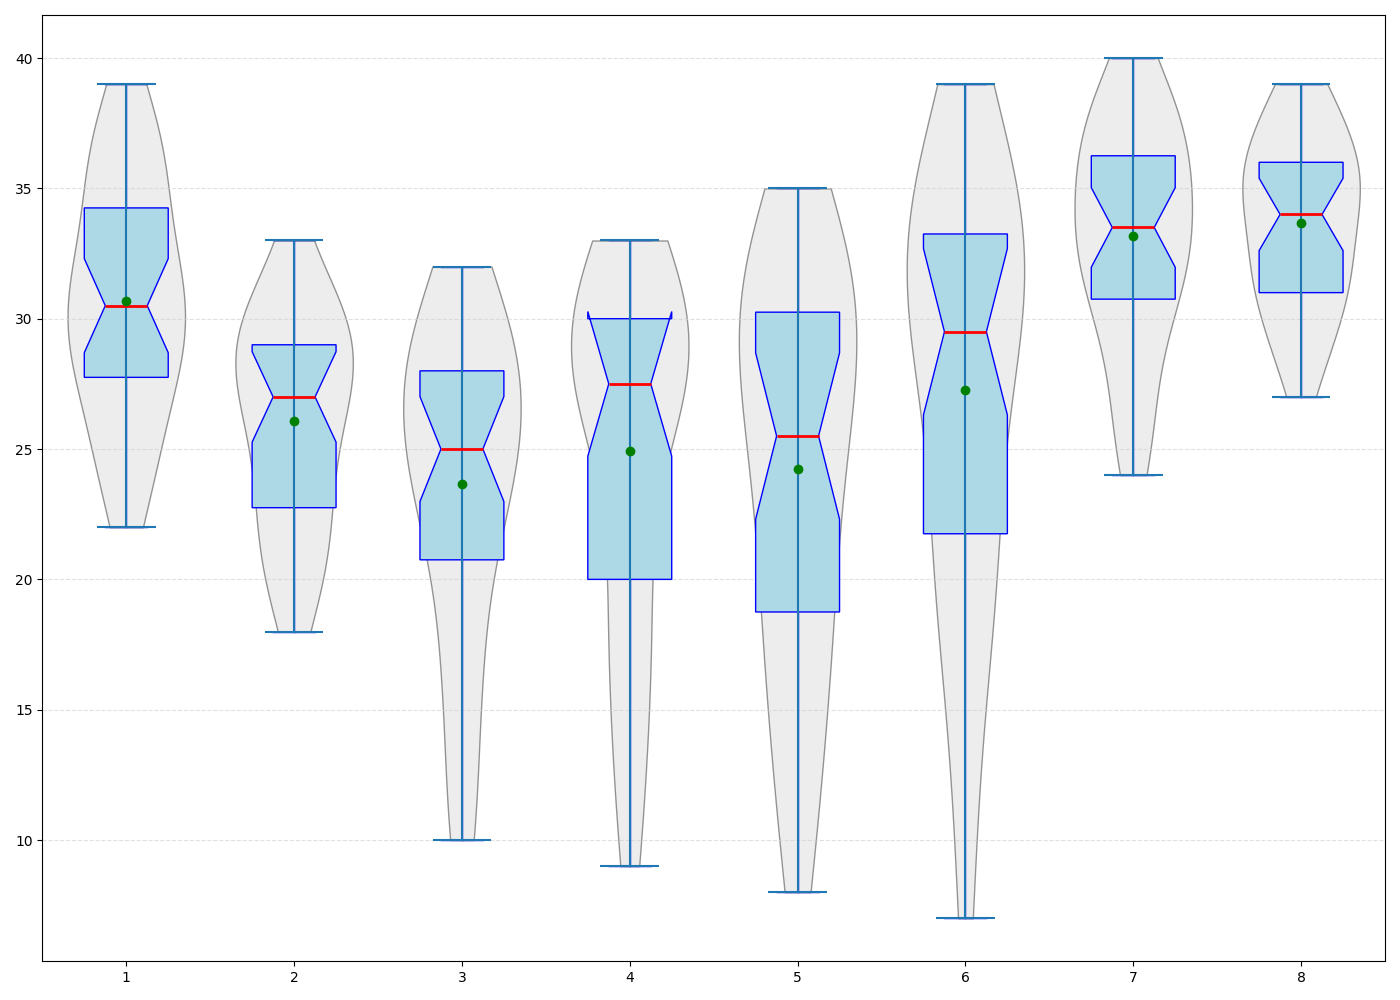

Write the Python code that produced this figure.
import matplotlib.pyplot as plt
import numpy as np

# Synthetic monthly revenue growth data over five years for each sector
ai_software_growth = [22, 24, 23, 25, 27, 30, 28, 25, 27, 26, 29, 31,
                      28, 32, 29, 30, 31, 33, 30, 31, 35, 29, 34, 37, 36, 35, 33, 32, 36, 37, 38, 39]
ai_hardware_growth = [18, 19, 22, 20, 21, 25, 24, 22, 23, 24, 20, 26,
                      27, 29, 22, 28, 30, 26, 28, 25, 27, 29, 31, 30, 32, 29, 31, 28, 30, 33, 29, 27]

cyber_network_growth = [10, 12, 11, 15, 18, 17, 16, 20, 22, 25, 27, 28,
                        26, 23, 22, 24, 26, 25, 23, 21, 25, 28, 29, 30, 31, 29, 32, 30, 31, 28, 26, 27]
cyber_app_growth = [9, 11, 13, 14, 16, 20, 17, 18, 20, 21, 24, 26,
                    27, 28, 29, 30, 28, 27, 26, 29, 32, 31, 33, 30, 29, 31, 32, 33, 30, 28, 29, 27]

edtech_k12_growth = [8, 10, 12, 15, 18, 16, 13, 17, 19, 22, 20, 21,
                     23, 25, 24, 26, 28, 30, 27, 25, 29, 31, 34, 32, 28, 30, 29, 33, 31, 35, 33, 32]
edtech_higher_growth = [7, 11, 14, 16, 19, 21, 23, 18, 20, 24, 27, 25,
                        22, 28, 29, 30, 32, 34, 33, 35, 37, 36, 31, 33, 38, 39, 34, 31, 30, 29, 32, 35]

healthtech_devices_growth = [25, 26, 24, 28, 29, 30, 27, 31, 34, 32, 30, 33,
                             36, 37, 35, 34, 38, 40, 39, 37, 35, 36, 31, 33, 32, 37, 39, 38, 36, 34, 32, 33]
healthtech_software_growth = [27, 29, 30, 28, 31, 32, 33, 35, 37, 36, 35, 38,
                              39, 37, 36, 35, 34, 33, 32, 31, 30, 29, 34, 32, 35, 37, 38, 39, 36, 35, 33, 31]

# Compile the reduced data into a list for plotting
growth_data = [
    ai_software_growth, ai_hardware_growth,
    cyber_network_growth, cyber_app_growth,
    edtech_k12_growth, edtech_higher_growth,
    healthtech_devices_growth, healthtech_software_growth
]

# Create the figure and axis for plotting
fig, ax = plt.subplots(figsize=(14, 10))

# Create box plots with overlayed violin plots for density visualization
bp = ax.boxplot(growth_data, vert=True, notch=True, patch_artist=True,
                boxprops=dict(facecolor='lightblue', color='blue'),
                whiskerprops=dict(color='blue'),
                capprops=dict(color='blue'),
                medianprops=dict(color='red', linewidth=2),
                flierprops=dict(marker='o', color='blue', markersize=8, alpha=0.5))

# Violin plots to visualize the density
parts = ax.violinplot(growth_data, showmeans=False, showmedians=False, widths=0.7)
for pc in parts['bodies']:
    pc.set_facecolor('lightgrey')
    pc.set_edgecolor('black')
    pc.set_alpha(0.4)

# Add mean values
means = [np.mean(data) for data in growth_data]
ax.scatter(range(1, len(means) + 1), means, color='green', zorder=3)

# Enhance readability with grid lines
ax.yaxis.grid(True, linestyle='--', which='major', color='lightgrey', alpha=0.7)

# Adjust layout to prevent overlap
plt.tight_layout()

# Show the plot
plt.show()
